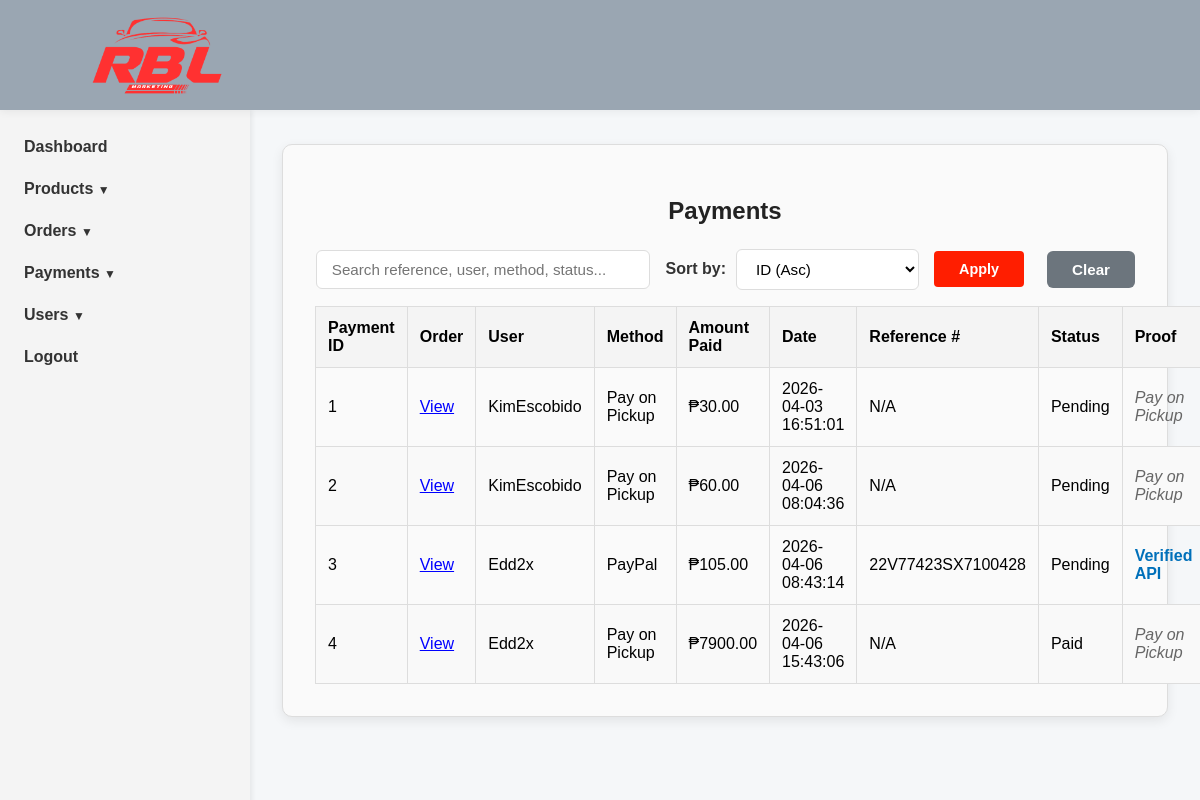
The page /dashboard/payments/ (signed in) on the database its author committed.
### orders/models.py (models this page shows, shortened)
class Order(models.Model):
    PAYMENT_CHOICES = (
        ('Pickup', 'Pay on Pickup'),
        ('Online', 'Online Payment (GCash)'),
    )
    STATUS_CHOICES = (
        ('Pending', 'Pending'),
        ('Processing', 'Processing'),
        ('Ready', 'Ready for Pickup'),
        ('Completed', 'Completed'),
        ('Cancelled', 'Cancelled'),
    )
    user = models.ForeignKey(settings.AUTH_USER_MODEL, on_delete=models.CASCADE)
    total_price = models.DecimalField(max_digits=10, decimal_places=2)
    payment_method = models.CharField(max_length=20, choices=PAYMENT_CHOICES, default='Pickup')
    payment_reference = models.CharField(max_length=100, blank=True, null=True)
    payment_proof = models.ImageField(upload_to='payment_proofs/', blank=True, null=True)
    payment_status = models.CharField(max_length=20, default='Pending')
    status = models.CharField(max_length=20, choices=STATUS_CHOICES, default='Pending')
    created_at = models.DateTimeField(auto_now_add=True)

### accounts/models.py (models this page shows)
class CustomUser(AbstractUser):
    middle_name = models.CharField(max_length=50, blank=True, null=True)
    contact_number = models.CharField(max_length=15, blank=True, null=True)
    address = models.TextField(blank=True, null=True)
    birthdate = models.DateField(blank=True, null=True)

### store_dashboard/views.py (the view, shortened to what this page needs)
# urls.py: path('payments/', views.dashboard_payments, name='dashboard_payments'),
@staff_member_required
def dashboard_payments(request):
    payments = Order.objects.all()
    search_query = request.GET.get('search', '')
    sort_by = request.GET.get('sort', 'id_asc') # Default sort is id_asc
    if sort_by == 'id_asc':
        payments = payments.order_by('id')
    elif sort_by == 'id_desc':
        payments = payments.order_by('-id')
    elif sort_by == 'date_asc':
        payments = payments.order_by('created_at')
    elif sort_by == 'date_desc':
        payments = payments.order_by('-created_at')
    elif sort_by == 'amount_asc':
        payments = payments.order_by('total_price')
    elif sort_by == 'amount_desc':
        payments = payments.order_by('-total_price')
    elif sort_by == 'status_asc':
        payments = payments.order_by('payment_status')
    elif sort_by == 'status_desc':
        payments = payments.order_by('-payment_status')
    context = {
        'payments': payments,
        'search': search_query,
        'sort_by': sort_by,
    }
    return render(request, 'store_dashboard/dashboard_payments.html', context)

### catalog/context_processors.py (called while the page is built)
def global_nav_data(request):
    return {
        'nav_categories': Category.objects.all(),
        'nav_brands': Brand.objects.all(),
    }

### store_dashboard/templates/store_dashboard/dashboard_payments.html (shortened to what this page needs)
{% extends 'store_dashboard/base_admin.html' %}
{% load static %}
{% block content %}
<main>
    <div class="admin-products-container">
        <h2>Payments</h2>
        <form method="get" action="{% url 'dashboard_payments' %}" class="filter-controls" style="margin-bottom:1rem;">
            <div class="search-box">
                <input type="text" name="search" placeholder="Search reference, user, method, status..." value="{{ search }}">
            </div>
            <div class="sort-box">
                <label for="sort">Sort by:</label>
                <select name="sort" id="sort">
                    <option value="id_asc" {% if sort_by == 'id_asc' %}selected{% endif %}>ID (Asc)</option>
                </select>
            </div>
            <button type="submit" class="filter-btn">Apply</button>
            <a href="{% url 'dashboard_payments' %}" class="clear-btn">Clear</a>
        </form>
        <table>
            <thead>
                <tr>
                    <th>Payment ID</th>
                    <th>Order</th>
                    <th>User</th>
                    <th>Method</th>
                    <th>Amount Paid</th>
                    <th>Date</th>
                    <th>Reference #</th>
                    <th>Status</th>
                    <th>Proof</th>
                </tr>
            </thead>
            <tbody>
                {% if payments %}
                    {% for row in payments %}
                        <tr>
                            <td>{{ row.id }}</td>
                            <td><a href="{% url 'dashboard_order_summary' row.id %}" style="color: blue; text-decoration: underline;">View</a></td>
                            <td>{{ row.user.username }}</td>
                            <td>{{ row.get_payment_method_display }}</td>
                            <td>₱{{ row.total_price|floatformat:2 }}</td>
                            <td>{{ row.created_at|date:"Y-m-d H:i:s" }}</td>
                            <td>
                                {% if row.payment_reference %}
                                    {{ row.payment_reference }}
                                {% else %}
                                    N/A
                                {% endif %}
                            </td>
                            <td>{{ row.payment_status }}</td>
                            <td>
                                {% if row.payment_method == 'PayPal' %}
                                    <span style="color: #0070ba; font-weight: bold;">Verified API</span>
                                {% elif row.payment_method == 'Pickup' %}
                                    <span style="color: #666; font-style: italic;">Pay on Pickup</span>
                                {% elif row.payment_proof %}
                                    <a href="{{ row.payment_proof.url }}" target="_blank" style="color: blue; text-decoration: underline;">View Screenshot</a>
                                {% else %}
                                    <span style="color: red; font-weight: bold;">No Proof</span>
                                {% endif %}
                            </td>
                        </tr>
                    {% endfor %}
                {% else %}
                    <tr><td colspan='9' style="text-align: center;">No payments found.</td></tr>
                {% endif %}
            </tbody>
        </table>
    </div>
</main>
{% endblock %}

### static/css/ownerstyle.css (style rules this page uses)
html, body { margin: 0; padding: 0; box-sizing: border-box; font-family: Arial, Helvetica, sans-serif; background: #f5f7f9; }
main { margin-top: 80px; padding: 2rem; text-align: center; margin-left: 250px; }
.admin-products-container { max-width: 100%; margin: 2rem auto; padding: 2rem; border: 1px solid #ddd; border-radius: 10px; box-shadow: 0 4px 12px rgba(0, 0, 0, 0.08); background: #fafafa; }
.admin-products-container h2 { text-align: center; margin-bottom: 1.5rem; color: #222; font-size: 1.5rem; }
.admin-products-container table { width: 100%; border-collapse: collapse; }
.admin-products-container th, .admin-products-container td { border: 1px solid #ddd; padding: 0.75rem; text-align: left; }
.admin-products-container th { background-color: #f4f4f4; font-weight: bold; }
.admin-products-container tr:nth-child(even) { background-color: #f9f9f9; }
.admin-products-container button { padding: 10px 25px; border: none; border-radius: 4px; background-color: #ff1e00; color: white; font-size: 0.9rem; cursor: pointer; transition: background-color 0.3s; margin-right: 0.5rem; }
.filter-btn, .clear-btn { padding: 8px 20px; border: none; border-radius: 4px; font-size: 0.95rem; font-weight: 600; cursor: pointer; text-decoration: none; display: inline-block; transition: all 0.3s; }
.filter-btn { background-color: #ff1e00; color: white; }
.clear-btn { background-color: #6c757d; color: white; }
.filter-controls { display: flex; gap: 15px; margin-bottom: 20px; flex-wrap: wrap; align-items: center; }
.search-box { flex: 1; min-width: 250px; }
.search-box input { width: 90%; padding: 10px 15px; border: 1px solid #ddd; border-radius: 6px; font-size: 0.95rem; }
.sort-box { display: flex; align-items: center; gap: 10px; }
.sort-box label { font-weight: 600; color: #333; white-space: nowrap; }
.sort-box select { padding: 10px 15px; border: 1px solid #ddd; border-radius: 6px; font-size: 0.95rem; background: white; cursor: pointer; }
.filter-btn { padding: 10px 25px; background: #ff1e00; color: white; border: none; border-radius: 6px; font-weight: 600; cursor: pointer; transition: all 0.3s; }
.clear-btn { padding: 10px 25px; background: #6c757d; color: white; border: none; border-radius: 6px; font-weight: 600; text-decoration: none; display: inline-block; cursor: pointer; transition: all 0.3s; }

### rows shown on the page
Order: id "1", user.username "KimEscobido", payment_method "Pay on Pickup", total_price "30.00", created_at "2026-04-03 16:51:01", payment_reference "N/A", payment_status "Pending"
Order: id "2", user.username "KimEscobido", payment_method "Pay on Pickup", total_price "60.00", created_at "2026-04-06 08:04:36", payment_reference "N/A", payment_status "Pending"
Order: id "3", user.username "Edd2x", payment_method "PayPal", total_price "105.00", created_at "2026-04-06 08:43:14", payment_reference "22V77423SX7100428", payment_status "Pending", shows "Verified API"
Order: id "4", user.username "Edd2x", payment_method "Pay on Pickup", total_price "7900.00", created_at "2026-04-06 15:43:06", payment_reference "N/A", payment_status "Paid"
